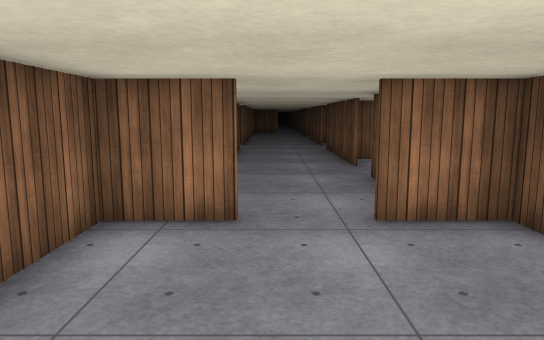
[1] (above)

17 first-person views from a walk through a Unity game level. The camera is 1.5 m above the floor, tilts 8° down and sees 70° across. The floor is counted in squares, 1 m on a side. Each view is taken from the middle of a square. On the plan, view 1 faces up. The plan holds only what a view shows up to about 17 squares ahead; the rest is blank. The place goes on beyond the plan. The player is left out. Door leaves are left out, so doorways stand open. Surface patterns are stand-ins for the level's own textures.

[2]
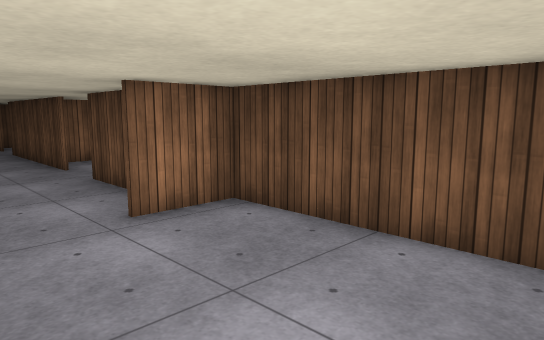

[3]
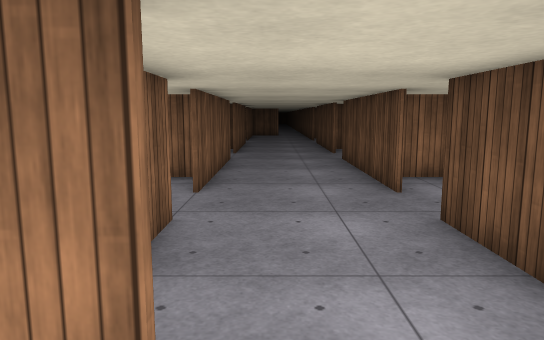

[4]
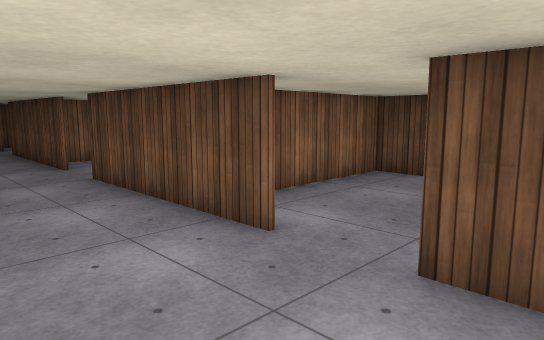

[5]
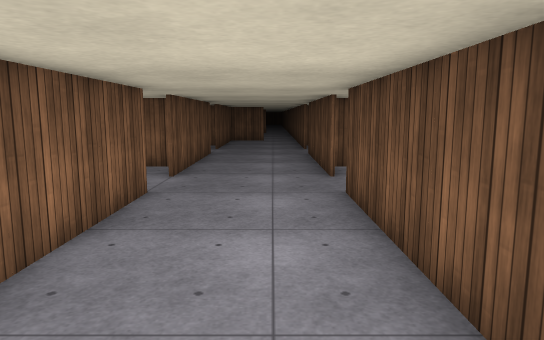

[6]
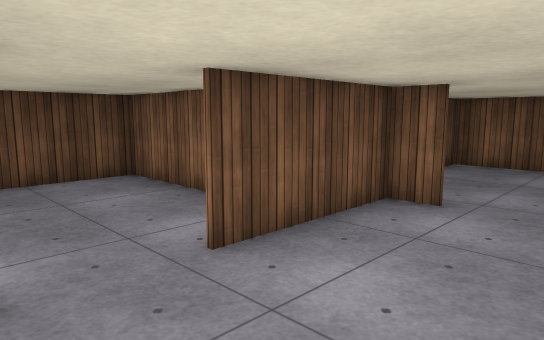

[7]
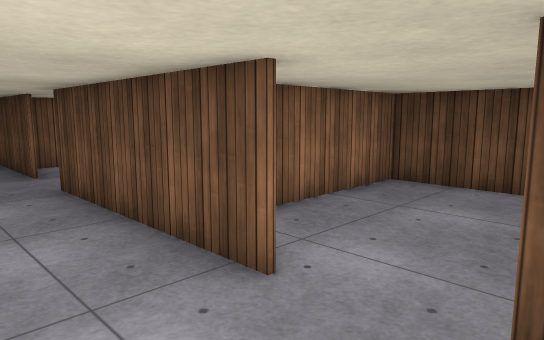

[8]
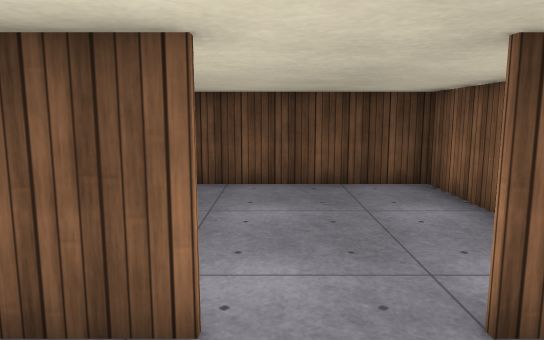

[9]
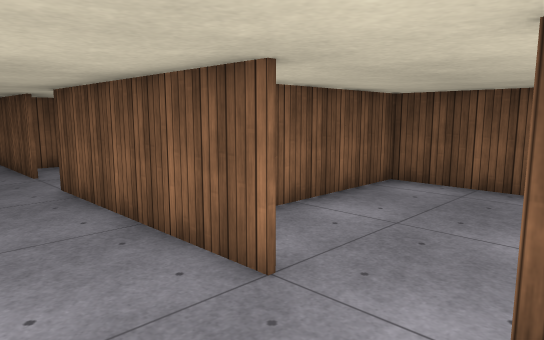

[10]
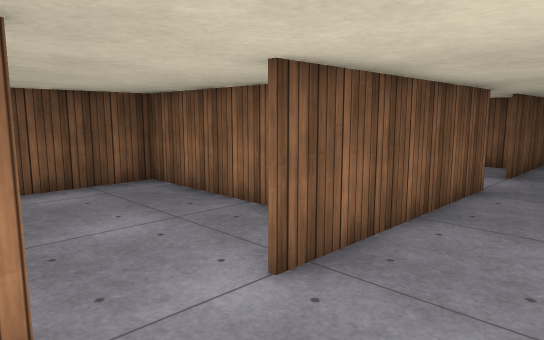

[11]
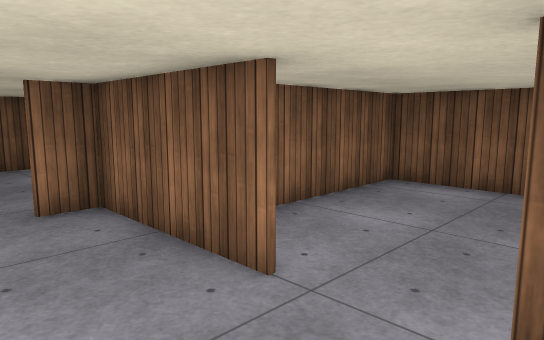

[12]
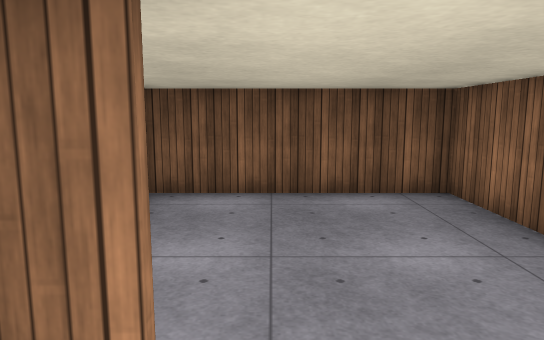

[13]
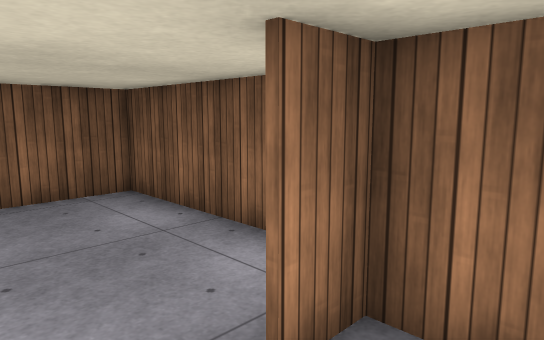

[14]
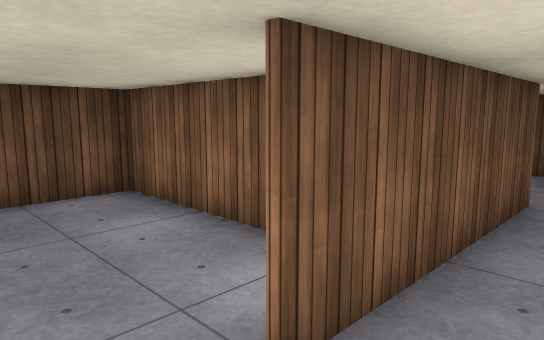

[15]
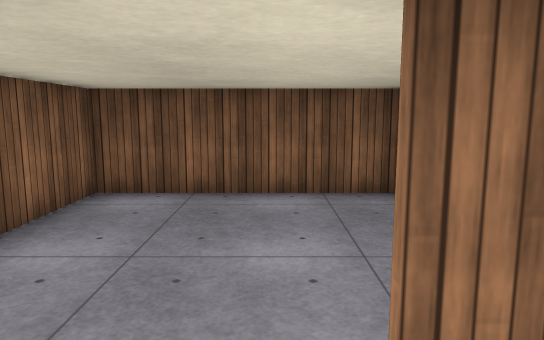

[16]
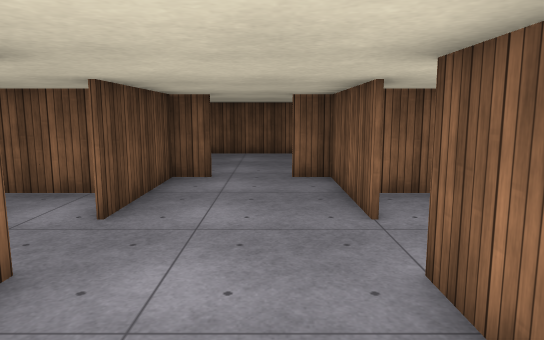

[17]
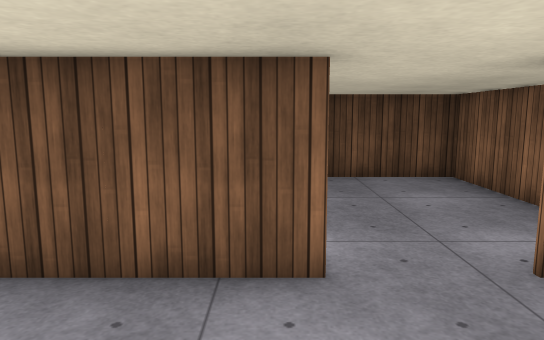

### Floor plan
Ten units are one square. View 1 is at (0, 0); x grows to the right and y downward. Boxes are objects, and circles mark ways between rooms. Rooms are numbered by the first view taken in them; rooms with no view inside come last. Other rooms are left out.
<svg viewBox="-80 -250 169 259">
<path fill="none" stroke="#000" d="M-4 -54 -24 -54 -24 4 35 4 35 -54 15 -54M-15 -176 -15 -115M25 -194 25 -245M25 -114 25 -175M-15 -96 -15 -56 -5 -56M-15 -245 -15 -195M14 -56 25 -56 25 -95M45 -156 84 -156 84 -214 29 -214M30 -75 84 -75 84 -134 29 -134M-20 -214 -75 -214 -75 -156 -35 -156M-48 -134 -75 -134 -75 -75 -20 -75"/>
<circle cx="5" cy="-55" r="3" fill="#2a7"/>
<circle cx="25" cy="-185" r="3" fill="#2a7"/>
<circle cx="25" cy="-105" r="3" fill="#2a7"/>
<circle cx="-15" cy="-185" r="3" fill="#2a7"/>
<circle cx="-15" cy="-105" r="3" fill="#2a7"/>
<text x="0" y="-20">1</text>
<text x="0" y="-160">2</text>
<text x="60" y="-190">3</text>
<text x="60" y="-110">4</text>
<text x="-50" y="-190">5</text>
<text x="-50" y="-110">6</text>
</svg>
Room 1 opens to room 2. Room 2 opens to room 3. Room 2 opens to room 4. Room 2 opens to room 5. Room 2 opens to room 6.

Where each view was taken, in squares from view 1:
view 1: 0 up, 0 right, facing up
view 2: 0 up, 1 left, facing up-right
view 3: 4 up, 0 right, facing up
view 4: 8 up, 1 left, facing up-right
view 5: 10 up, 1 right, facing up
view 6: 12 up, 1 left, facing down-right
view 7: 17 up, 0 right, facing up-right
view 8: 19 up, 0 right, facing right
view 9: 20 up, 1 right, facing down-left
view 10: 17 up, 1 right, facing up-left
view 11: 12 up, 1 right, facing down-left
view 12: 10 up, 0 right, facing left
view 13: 7 up, 1 right, facing down-left
view 14: 19 up, 1 right, facing down-right
view 15: 19 up, 0 right, facing left
view 16: 15 up, 0 right, facing down
view 17: 12 up, 1 left, facing right
